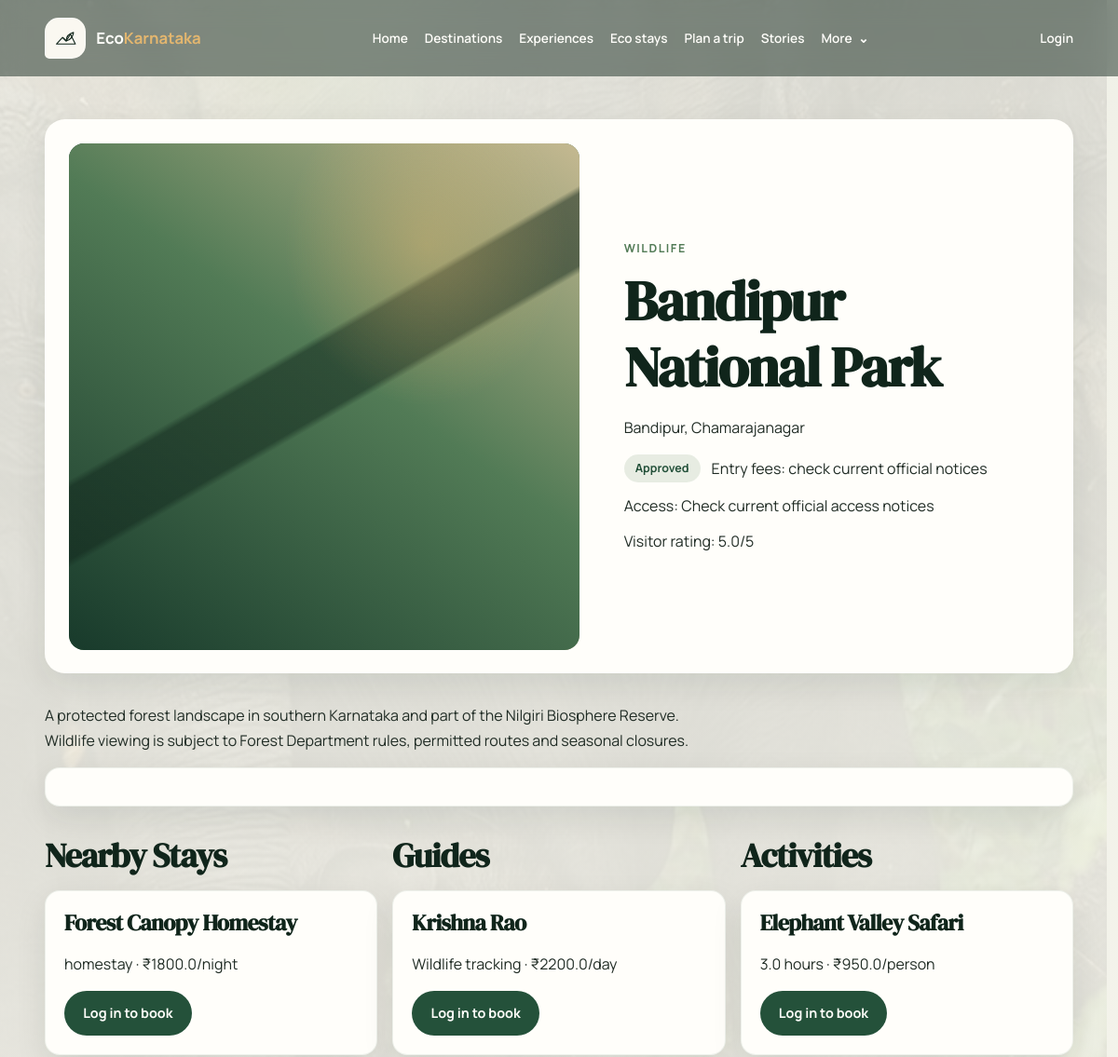
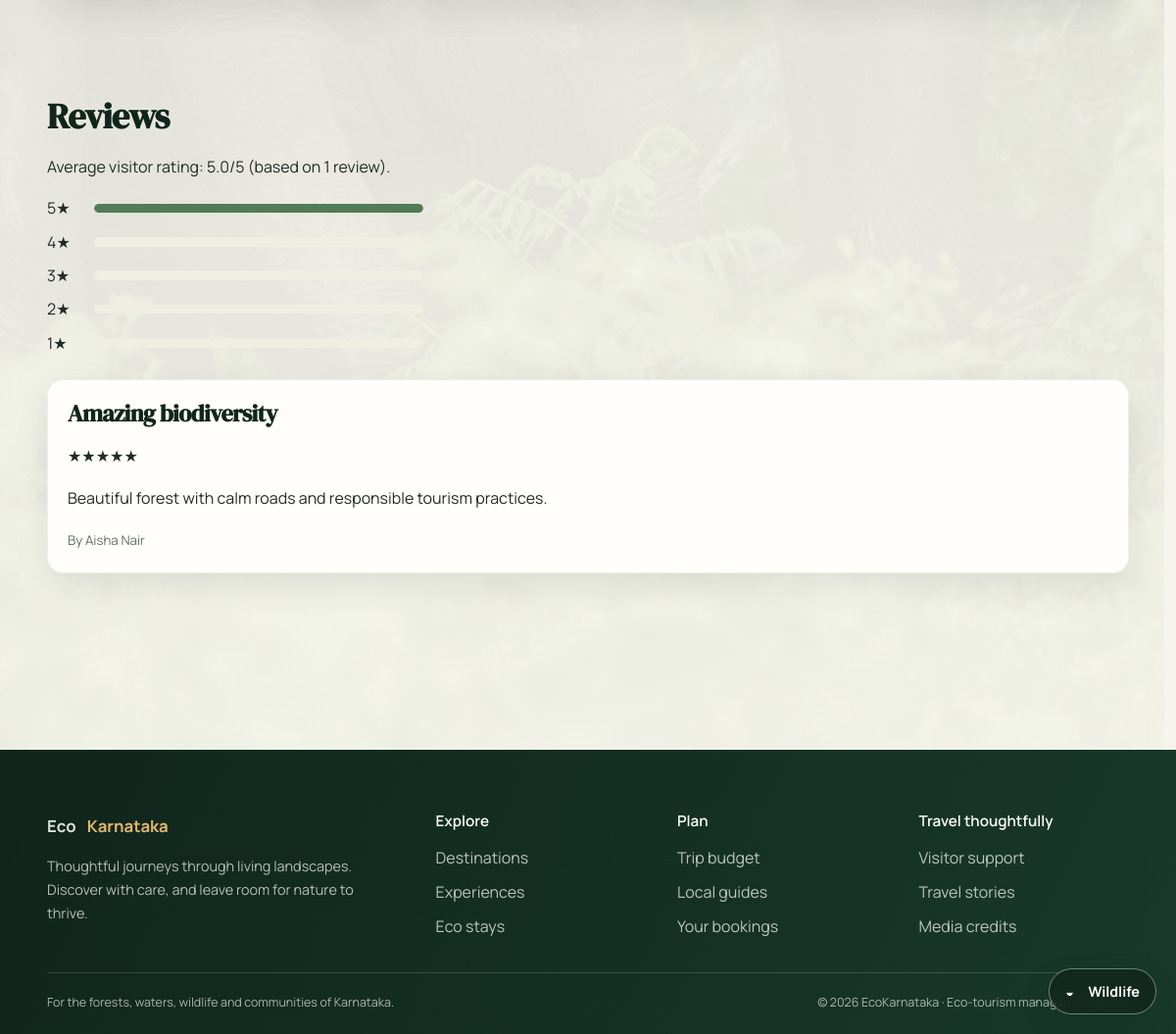
The page /places/1 on the database its author committed (2 pictures, top to bottom).
### app/models.py (models this page shows)
class Place(SQLModel, table=True):
    id: Optional[int] = Field(default=None, primary_key=True)
    place_name: str
    location: str
    category: str
    description: str
    entry_fee: float = 0.0
    visiting_hours: str = "9:00 AM - 5:00 PM"
    status: str = "pending"
    district: Optional[str] = None
    latitude: Optional[float] = None
    longitude: Optional[float] = None
    image_url: Optional[str] = None
    best_season: Optional[str] = None
    eco_rating: Optional[float] = None
    created_by: Optional[int] = Field(default=None, foreign_key="user.id")
    created_at: datetime = Field(default_factory=datetime.utcnow)

class Stay(SQLModel, table=True):
    id: Optional[int] = Field(default=None, primary_key=True)
    place_id: int = Field(foreign_key="place.id")
    name: str
    type: str
    price_per_night: float
    amenities: str
    rooms_available: int = 1
    eco_certified: bool = False
    contact: str
    image_url: Optional[str] = None

class Guide(SQLModel, table=True):
    id: Optional[int] = Field(default=None, primary_key=True)
    user_id: Optional[int] = Field(default=None, foreign_key="user.id")
    place_id: Optional[int] = Field(default=None, foreign_key="place.id")
    name: str
    languages: str
    experience_years: int = 1
    specialization: str
    price_per_day: float
    rating_avg: float = 0.0
    is_available: bool = True
    bio: str

class Activity(SQLModel, table=True):
    id: Optional[int] = Field(default=None, primary_key=True)
    place_id: int = Field(foreign_key="place.id")
    name: str
    description: str
    price_per_person: float
    duration_hours: float = 1.0
    difficulty: str = "easy"
    max_group_size: int = 10
    season: str = "all-season"

class Review(SQLModel, table=True):
    id: Optional[int] = Field(default=None, primary_key=True)
    user_id: int = Field(foreign_key="user.id")
    place_id: int = Field(foreign_key="place.id")
    stay_id: Optional[int] = Field(default=None, foreign_key="stay.id")
    guide_id: Optional[int] = Field(default=None, foreign_key="guide.id")
    activity_id: Optional[int] = Field(default=None, foreign_key="activity.id")
    rating: int
    title: str
    comment: str
    created_at: datetime = Field(default_factory=datetime.utcnow)

class User(SQLModel, table=True):
    id: Optional[int] = Field(default=None, primary_key=True)
    name: str
    email: str = Field(index=True, unique=True)
    phone: str
    hashed_password: str
    role: str = "visitor"
    is_active: bool = True
    created_at: datetime = Field(default_factory=datetime.utcnow)

### app/routers/places.py (the view)
@router.get("/places/{place_id}")
def place_detail(request: Request, place_id: int, db: Session = Depends(get_db)):
    user = get_current_user_optional(request, db)
    place = db.get(Place, place_id)
    if not place or (
        place.status != "approved"
        and (user is None or (user.role != "admin" and place.created_by != user.id))
    ):
        return request.app.state.templates.TemplateResponse(
            "errors/404.html",
            {"request": request, "user": user},
            status_code=404,
        )
    reviews = db.exec(select(Review).where(Review.place_id == place_id).order_by(Review.created_at.desc())).all()
    review_rows = []
    for review in reviews:
        reviewer = db.get(User, review.user_id)
        review_rows.append({
            "id": review.id,
            "title": review.title,
            "comment": review.comment,
            "rating": review.rating,
            "user_id": review.user_id,
            "user": {"name": reviewer.name if reviewer else "Visitor"},
        })
    stays = db.exec(select(Stay).where(Stay.place_id == place_id)).all()
    guides = db.exec(select(Guide).where(Guide.place_id == place_id)).all()
    activities = db.exec(select(Activity).where(Activity.place_id == place_id)).all()
    average_rating = round(sum(r.rating for r in reviews) / len(reviews), 1) if reviews else 0
    return request.app.state.templates.TemplateResponse(
        "place_detail.html",
        {"request": request, "user": user, "place": place, "reviews": review_rows, "stays": stays, "guides": guides, "activities": activities, "average_rating": average_rating},
    )

### app/templates/place_detail.html (shortened to what this page needs)
{% extends "base.html" %}
{% block content %}
<section class="detail-header">
  <div class="detail-media">
    <img data-local-src="/static/images/places/{{ place.place_name|lower|replace(' ', '-') }}.jpg" alt="" class="detail-image" width="960" height="600" loading="eager" decoding="async">
  </div>
  <div>
    <p class="eyebrow">{{ place.category|title }}</p>
    <h1>{{ place.place_name }}</h1>
    <p>{{ place.location }}, {{ place.district or 'Karnataka' }}</p>
    <div class="meta-row">
      <span class="badge">{{ place.status|title }}</span>
      <span>{% if place.entry_fee %}Entry fee: ₹{{ place.entry_fee }}{% else %}Entry fees: check current official notices{% endif %}</span>
      <span>Access: {{ place.visiting_hours }}</span>
      <span>Visitor rating: {% if reviews %}{{ average_rating }}/5{% else %}Not rated{% endif %}</span>
    </div>
  </div>
</section>
<p>{{ place.description }}</p>
<div class="place-facts">
</div>
<div class="detail-grid">
  <div>
    <h2>Nearby Stays</h2>
    {% if stays %}
      {% for stay in stays %}
        <div class="mini-card">
          <h3>{{ stay.name }}</h3>
          <p>{{ stay.type }} · ₹{{ stay.price_per_night }}/night</p>
          {% if user %}
            <form class="booking-form" action="/bookings/create" method="post">
              <input type="hidden" name="booking_type" value="stay">
              <input type="hidden" name="item_id" value="{{ stay.id }}">
              <input type="hidden" name="place_id" value="{{ place.id }}">
              <label>Check in<input type="date" name="start_date" required></label>
              <label>Check out<input type="date" name="end_date" required></label>
              <label>Rooms<input type="number" name="rooms" min="1" max="{{ stay.rooms_available }}" value="1" required></label>
              <label>Guests<input type="number" name="guests" min="1" value="2" required></label>
              <button type="submit">Book stay</button>
            </form>
          {% else %}<a class="button-link" href="/login">Log in to book</a>{% endif %}
        </div>
      {% endfor %}
    {% else %}
      <p>No stays are listed yet.</p>
    {% endif %}
  </div>
  <div>
    <h2>Guides</h2>
    {% if guides %}
      {% for guide in guides %}
        <div class="mini-card">
          <h3>{{ guide.name }}</h3>
          <p>{{ guide.specialization }} · ₹{{ guide.price_per_day }}/day</p>
          {% if user %}
            <form class="booking-form" action="/bookings/create" method="post">
              <input type="hidden" name="booking_type" value="guide">
              <input type="hidden" name="item_id" value="{{ guide.id }}">
              <input type="hidden" name="place_id" value="{{ place.id }}">
              <label>Start date<input type="date" name="start_date" required></label>
              <label>End date<input type="date" name="end_date" required></label>
              <label>Guests<input type="number" name="guests" min="1" value="1" required></label>
              <button type="submit">Book guide</button>
            </form>
          {% else %}<a class="button-link" href="/login">Log in to book</a>{% endif %}
        </div>
      {% endfor %}
    {% else %}
      <p>No guides available.</p>
    {% endif %}
  </div>
  <div>
    <h2>Activities</h2>
    {% if activities %}
      {% for activity in activities %}
        <div class="mini-card">
          <h3>{{ activity.name }}</h3>
          <p>{{ activity.duration_hours }} hours · ₹{{ activity.price_per_person }}/person</p>
          {% if user %}
            <form class="booking-form activity-booking" action="/bookings/create" method="post">
              <input type="hidden" name="booking_type" value="activity">
              <input type="hidden" name="item_id" value="{{ activity.id }}">
              <input type="hidden" name="place_id" value="{{ place.id }}">
              <label>Activity date<input type="date" name="start_date" required></label>
              <input type="hidden" name="end_date" value="">
              <label>Guests<input type="number" name="guests" min="1" max="{{ activity.max_group_size }}" value="2" required></label>
              <button type="submit">Book activity</button>
            </form>
          {% else %}<a class="button-link" href="/login">Log in to book</a>{% endif %}
        </div>
      {% endfor %}
    {% else %}
      <p>No activities are listed.</p>
    {% endif %}
  </div>
</div>
<section class="section reviews-panel">
  <h2>Reviews</h2>
  {% if reviews %}
    <p>Average visitor rating: {{ average_rating }}/5 (based on {{ reviews|length }} review{{ '' if reviews|length == 1 else 's' }}).</p>
    <div class="rating-bars">
      {% for star in range(5, 0, -1) %}
        <div class="rating-row">
          <span>{{ star }}★</span>
          <div class="bar"><span style="width: {{ ((reviews|selectattr('rating', 'equalto', star)|list|length) / (reviews|length or 1)) * 100 }}%"></span></div>
        </div>
      {% endfor %}
    </div>
  {% endif %}
  {% for review in reviews %}
    <article class="review-item">
      <h3>{{ review.title }}</h3>
      <p>{{ '★' * review.rating }}{{ '☆' * (5 - review.rating) }}</p>
      <p>{{ review.comment }}</p>
      <small>By {{ review.user.name if review.user else 'Visitor' }}</small>
    </article>
  {% endfor %}
</section>
{% endblock %}

### app/static/css/tokens.css (style rules this page uses)
:root { color-scheme: light; --eco-forest-950: #10251b; --eco-forest-900: #183a2b; --eco-forest-800: #24513a; --eco-moss-600: #527b56; --eco-moss-400: #85a783; --eco-teak-700: #75563f; --eco-cream-100: #faf8f1; --eco-cream-200: #f0ede2; --eco-white: #fffefa; --eco-ink: #202c25; --eco-muted: #617068; --eco-sunrise: #e3b66f; --eco-monsoon: #4d8581; --eco-success: #3e7956; --eco-warning: #9b6d24; --eco-error: #a54542; --eco-info: #376d7a; --eco-space-1: 0.5rem; --eco-space-2: 1rem; --eco-space-3: 1.5rem; --eco-space-4: 2rem; --eco-space-5: 3rem; --eco-space-6: 4rem; --eco-space-7: 6rem; --eco-space-8: 8rem; --eco-radius-sm: 0.65rem; --eco-radius-md: 1rem; --eco-radius-lg: 1.35rem; --eco-radius-xl: 2rem; --eco-radius-pill: 999px; --eco-shadow-soft: 0 12px 34px rgba(16, 37, 27, 0.09); --eco-shadow-card: 0 22px 54px rgba(16, 37, 27, 0.15); --eco-focus: 0 0 0 3px rgba(227, 182, 111, 0.65); --eco-font-display: "DM Serif Display", Georgia, serif; --eco-font-body: "Manrope", "Segoe UI", system-ui, sans-serif; --eco-text-xs: 0.78rem; --eco-text-sm: 0.9rem; --eco-text-base: 1rem; --eco-text-lg: 1.2rem; --eco-text-xl: clamp(1.65rem, 3vw, 2.45rem); --eco-text-display: clamp(3rem, 7vw, 6.5rem); --eco-content-width: 1320px; }

### app/static/css/base.css (style rules this page uses)
*, *::before, *::after { box-sizing: border-box; }
html { min-width: 320px; scroll-behavior: smooth; scrollbar-color: var(--eco-moss-600) var(--eco-cream-100); scrollbar-width: thin; }
body { min-height: 100vh; margin: 0; color: var(--eco-ink); background: var(--eco-cream-100); font-family: var(--eco-font-body); font-size: var(--eco-text-base); line-height: 1.65; -webkit-font-smoothing: antialiased; text-rendering: optimizeLegibility; }
img, video, svg { display: block; max-width: 100%; }
a { color: var(--eco-forest-800); text-underline-offset: 0.22em; transition: color 180ms ease; }
h1, h2, h3, h4, h5, h6 { margin: 0 0 var(--eco-space-2); color: var(--eco-forest-950); font-family: var(--eco-font-display); font-weight: 600; line-height: 1.18; letter-spacing: -0.025em; }
h1 { font-size: clamp(2.2rem, 5vw, 4rem); }
h2 { font-size: var(--eco-text-xl); }
h3 { font-size: clamp(1.25rem, 2vw, 1.65rem); }
p { max-width: 75ch; margin: 0 0 var(--eco-space-2); }

### app/static/css/components.css (style rules this page uses)
button, .button-link, .btn-eco { display: inline-flex; min-height: 2.85rem; align-items: center; justify-content: center; gap: 0.5rem; padding: 0.7rem 1.2rem; border: 1px solid transparent; border-radius: var(--eco-radius-pill); color: var(--eco-white); background: var(--eco-forest-800); font-size: var(--eco-text-sm); font-weight: 700; text-align: center; text-decoration: none; transition: transform 180ms ease, color 180ms ease, background 180ms ease, box-shadow 180ms ease; }
.detail-media { position: relative; overflow: hidden; min-height: 18rem; border-radius: var(--eco-radius-md); isolation: isolate; background: linear-gradient(145deg, #183a2b, #85a783 58%, #d4c8a7); }
.detail-media .detail-image { position: relative; z-index: 1; }
.card-meta, .meta-row, .action-row { display: flex; flex-wrap: wrap; align-items: center; gap: 0.75rem; }
.chip, .badge-eco, .badge, .tag { display: inline-flex; min-height: 1.85rem; align-items: center; padding: 0.28rem 0.75rem; border-radius: var(--eco-radius-pill); color: var(--eco-forest-800); background: rgba(133, 167, 131, 0.2); font-size: var(--eco-text-xs); font-weight: 700; }
.review-item, .review-snippet, .mini-card, .dashboard-list-item, .stat-box, .place-facts { margin-bottom: 1rem; padding: 1.25rem; border: 1px solid rgba(36, 81, 58, 0.08); border-radius: var(--eco-radius-md); background: var(--eco-white); box-shadow: var(--eco-shadow-soft); }
.rating-bars { display: grid; max-width: 24rem; gap: 0.5rem; margin-block: 1rem 1.5rem; }
.rating-row { display: grid; grid-template-columns: 2.5rem 1fr; align-items: center; gap: 0.5rem; }
.bar { overflow: hidden; height: 0.6rem; border-radius: var(--eco-radius-pill); background: var(--eco-cream-200); }
.bar span { display: block; height: 100%; border-radius: inherit; background: var(--eco-moss-600); }

### app/static/css/background.css (style rules this page uses)
.page-immersive { background: transparent; }
.page-immersive:not(:has(.hero-banner)) .page-body > h1:first-child, .page-immersive:not(:has(.hero-banner)) .page-body > h2, .page-immersive:not(:has(.hero-banner)) .page-body > section > h2 { text-shadow: 0 1px 12px rgba(250, 248, 241, 0.4); }

### app/static/css/utilities.css (style rules this page uses)
.place-facts { margin-block: 1rem 2rem; }
.review-item small { color: var(--eco-muted); }

### rows shown on the page
Place: category "WILDLIFE", place_name "Bandipur National Park", location "Bandipur", district "Chamarajanagar", status "Approved", visiting_hours "Check current official access notices", description "A protected forest landscape in southern Karnataka and part of the Nilgiri Biosphere Reserve. Wildlife viewing is subject to Forest Department rules, permitted routes and seasonal closures."
Stay: name "Forest Canopy Homestay", type "homestay", price_per_night "1800.0"
Guide: name "Krishna Rao", specialization "Wildlife tracking", price_per_day "2200.0"
Activity: name "Elephant Valley Safari", duration_hours "3.0", price_per_person "950.0"
Review: title "Amazing biodiversity", rating "★★★★★", comment "Beautiful forest with calm roads and responsible tourism practices.", user "Aisha Nair"

### other values the page prints
{{ average_rating }} "5.0"
{{ reviews|length }} "1"
{{ star }} "5" "4" "3" "2" "1"
